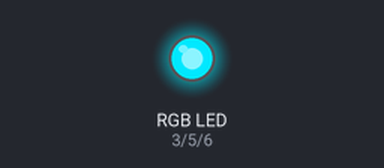
A sketch run on a simulated Arduino Uno, built with avr-gcc and run on an emulated ATmega328P. Parts: an RGB LED mixed from three pins (HIGH = lit).

Above: at 0.05 s.
At 0.35 s:
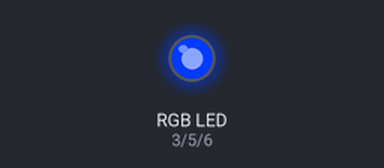
At 0.65 s:
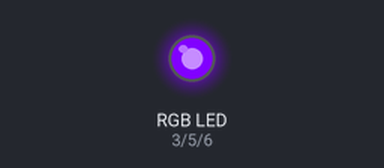
At 1.25 s:
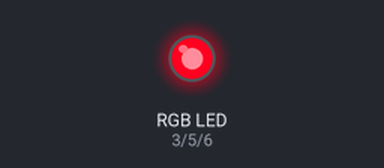
At 1.85 s:
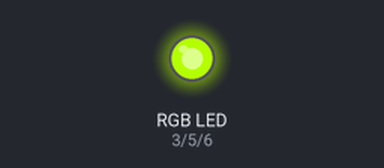
At 2.45 s:
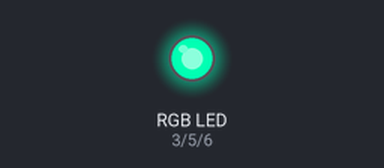
Timing chart, 0 to 5.9 s (numbered marks = the images above):
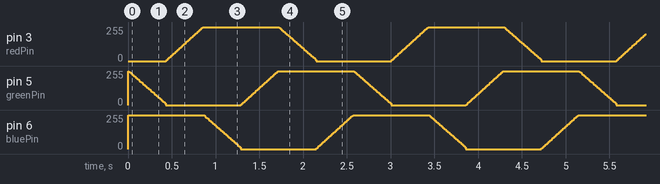

The sketch:

sketch_may06a.ino
```cpp
/*
 *
 */
const int redPin = 3;         //为每个led选引脚
const int greenPin = 5;
const int bluePin = 6;
const boolean invert = true;  //如果共阳极设置为true，共阴极则返回false

int color = 0;         //从0到255 表示色调的 值
int R,G,B;        //红，绿，蓝 颜色分量

 void setup()  //引脚有analogWrite驱动，不需要声明引脚
 {


 }

 void loop()
 {
   int brightness = 255;        //255是最大亮度
   hueToRGB(color, brightness); //调用函数色调转换为RGB
   //把RGB值写到引脚
   analogWrite(redPin ,R);
   analogWrite(greenPin,G);
   analogWrite(bluePin ,B);

   color++;   //颜色递增
   if(color>255)
   {
    color = 0;
   }
   delay(10);
 }
//把颜色转换为它的红，绿，蓝分量函数
void hueToRGB( int hue ,int brightness)
{
   unsigned int scaledHue = (hue * 6);
   //沿着色轮的0到5区
   unsigned int segment  = scaledHue / 256;
   //区内位置
   unsigned int segmentOffset = scaledHue - (segment * 256);
   unsigned int complement = 0;
   unsigned int prev = (brightness * (255 - segmentOffset)) / 256;
   unsigned int next = (brightness * (segmentOffset)) / 265;
   if(invert)
   {
     brightness = 255-brightness;
     complement = 255;
     prev = 255-prev;
     next = 255-next;
   }

   switch(segment)
   {
     case 0:       //红
     R = brightness;
     G = next;
     B = complement;
     break;
     case 1:    //黄
     R = prev;
     G = brightness;
     B = complement;
     break;
     case 2:   // 绿
     R = complement;
     G = brightness;
     B = next ;
     break;
     case 3:  //青
     R = complement;
     G = prev;
     B = brightness;
     break;
     case 4:   //蓝
     R = next ;
     G = complement;
     B = brightness;
     break;
     case 5:   //杨红
     default:
     R = brightness;
     G = complement;
     B = prev;
     break;
   }
}
```
